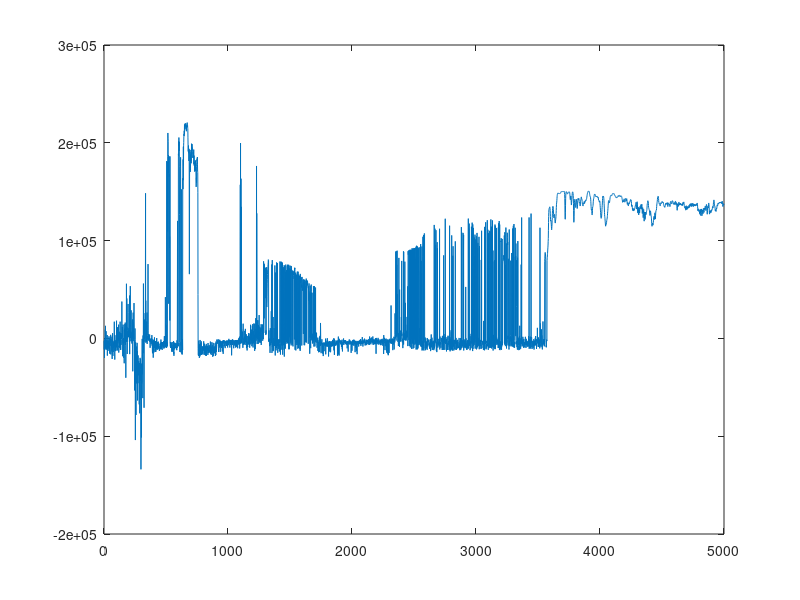

MATLAB code to generate this figure:
% .mat 파일 로드
data = load('data.mat');

% 로드된 데이터를 이용해 plot 생성
% 
% window_size = 1000;
% avg_total_res = double(data.sim_res);
% % avg_optimal_res = double(data.sim_optimal);
% 
% moving_avg = movmean(avg_total_res,window_size);
% 
% plot(avg_total_res); hold on;
% plot(moving_avg);
% plot(avg_optimal_res);
lifting_time = data.sim_res;
plot(lifting_time)
% ylim([0,10]);